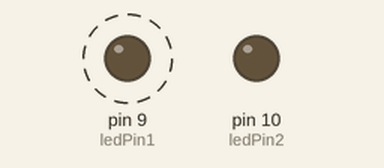
This sketch was run on a simulated Arduino Uno, built with avr-gcc and run on an emulated ATmega328P. On the bench: output pins drawn as LEDs (lit = HIGH). Dashed ring = blinking.

Above: at 0.5 s.
At 29.6 s:
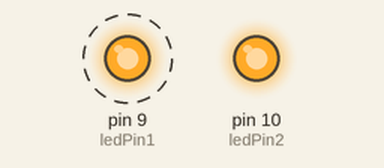
Timing chart, 0 to 33.8 s (numbered marks = the images above):
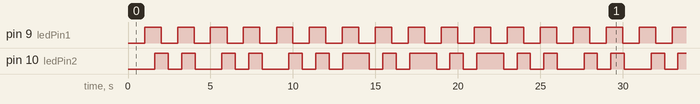

The sketch:

doubleBlink.ino
```cpp
/*
 * doubleBlink.ino
 * (You can't do this with delay)
 * https://www.tinkercad.com/things/eAfuCWjDizA
 *
 * Blink 2 LEDs at arbitrary rates.
 * Now we can have several things happening on their own schedules,
 * which would have been either a pain or impossible with delay()
 *
 * Hey! You should do this with arrays, so you don't duplicate all that code!
*/

int ledPin1 = 9;
long interval1 = 1000;
unsigned long lastChange1 = 0;
int ledState1 = LOW;

int ledPin2 = 10;
long interval2 = 813; // slightly faster than LED1
unsigned long lastChange2 = 0;
int ledState2 = LOW;


void setup()
{
  pinMode(ledPin1, OUTPUT);
  pinMode(ledPin2, OUTPUT);
}

void loop()
{
  unsigned long now = millis();

  // Do LED1:
  int elapsed1 = now - lastChange1;
  if (elapsed1 >= interval1) {
    if (ledState1 == LOW) {
      ledState1 = HIGH;
    } else {
      ledState1 = LOW;
    }
    digitalWrite(ledPin1, ledState1);
    lastChange1 = now;
  }

  // Do LED2:
  int elapsed2 = now - lastChange2;
  if (elapsed2 >= interval2) {
    if (ledState2 == LOW) {
      ledState2 = HIGH;
    } else {
      ledState2 = LOW;
    }
    digitalWrite(ledPin2, ledState1);
    lastChange2 = now;
  }
}
```

Measured:
- by itself, pin 9 (ledPin1): alternates HIGH for 1.0 s and LOW for 1.0 s
- by itself, pin 10 (ledPin2): moves between LOW and HIGH, repeating every 26.0 s
- by itself, everything shown: repeats every 26.0 s, in 52 steps
